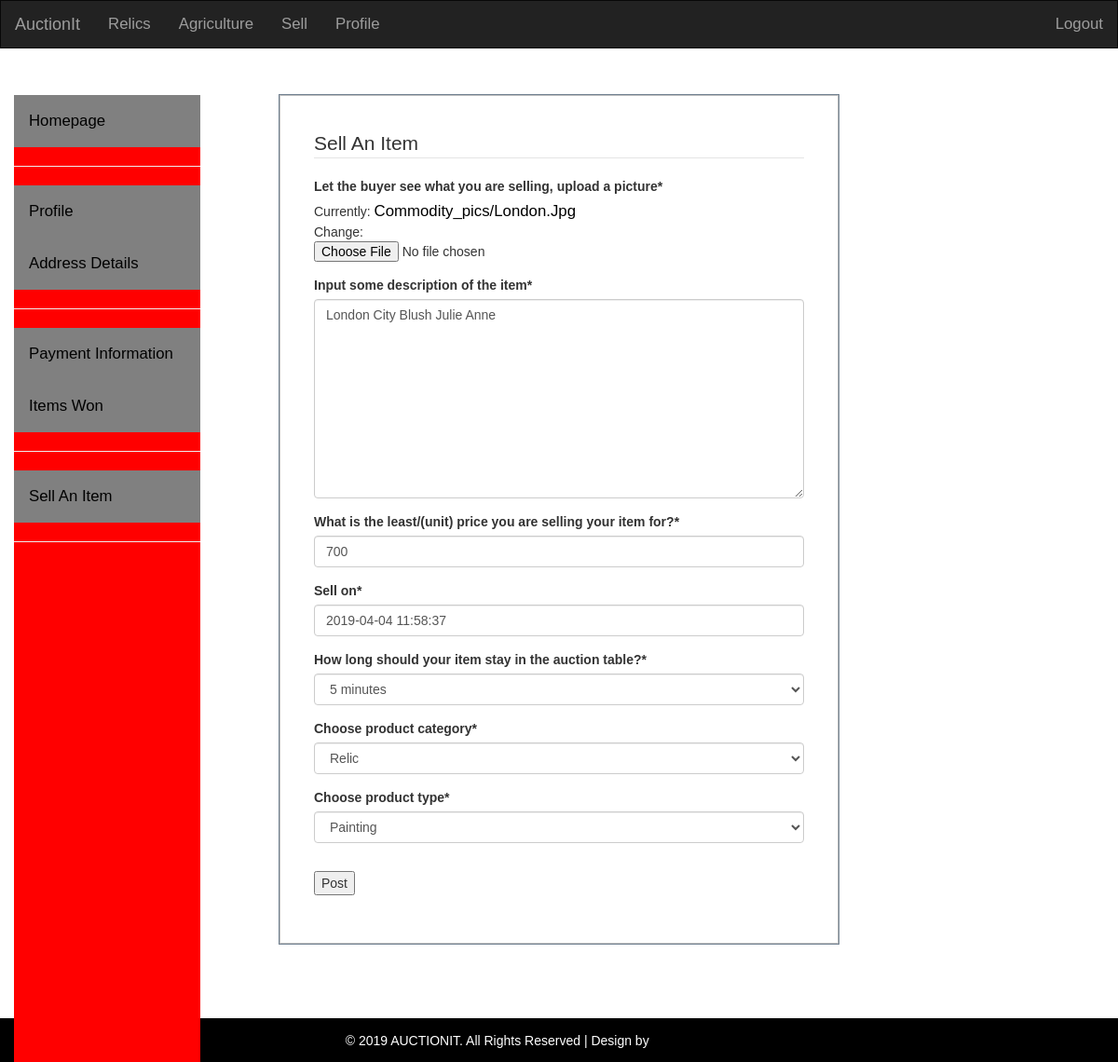
Page /post/22/update/ (signed in) on the earlier database version.
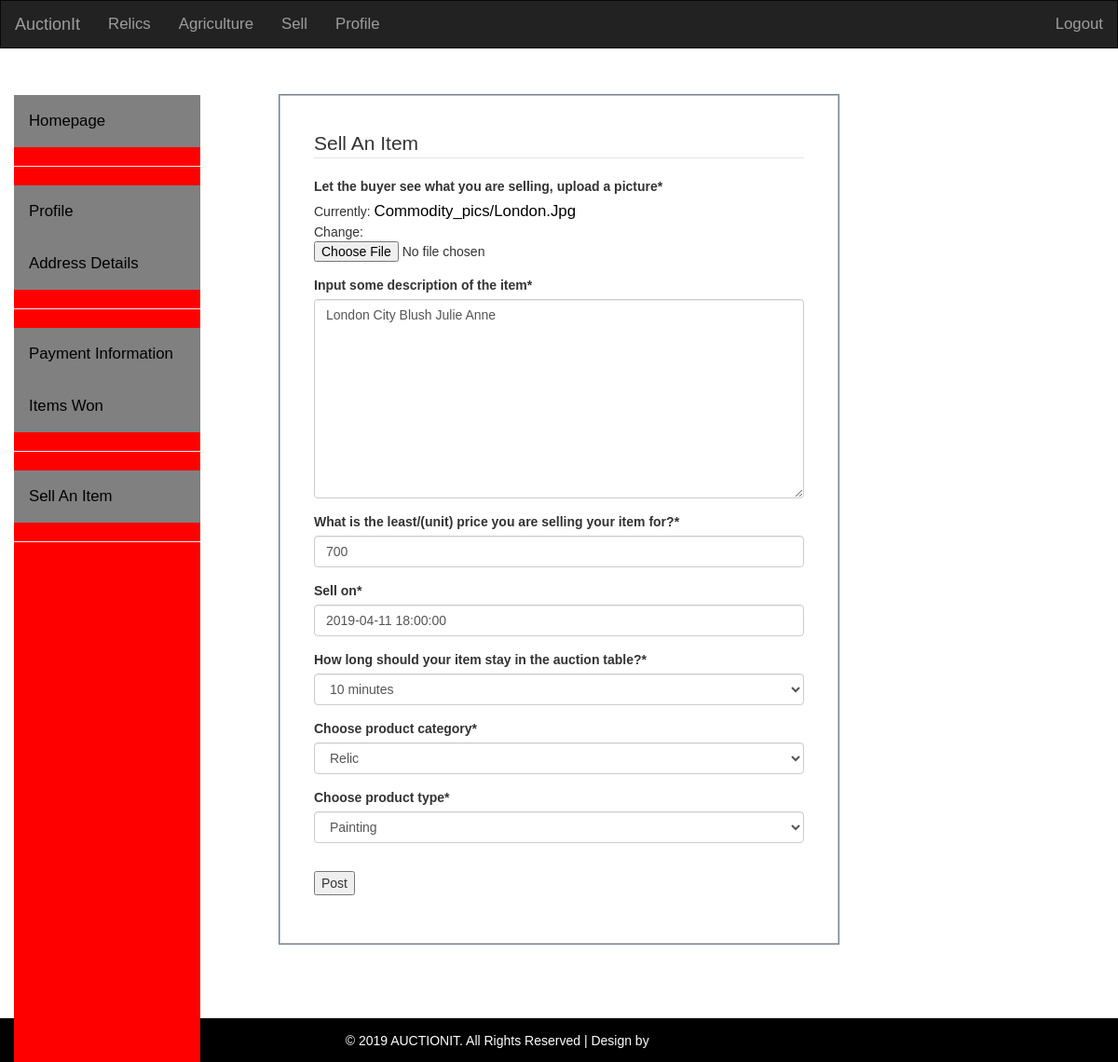
Same page on the later database version.
### market/models.py (models this page shows, shortened)
class Product(models.Model):
    title = models.CharField("Input the title of the Item you are selling", max_length=30)
    description = models.TextField("Input some description of the item", null=False, default='')
    image = models.ImageField("Let the buyer see what you are selling, upload a picture",
                              null=False, default='', upload_to='commodity_pics')
    date_posted = models.DateTimeField(default=timezone.now)
    CATEGORY = (
        ('Relic', 'Relic'),
        ('Agriculture', 'Agriculture')
    )
    TYPE = (
        ('Painting', 'Painting'),
        ('Sculpture', 'Sculpture'),
        ('Book', 'Book'),
        ('Instrument', 'Instrument'),
        ('Milk', 'Milk'),
        ('Tea', 'Tea'),
        ('Maize', 'Maize')
    )
    category = models.CharField("Choose product category", max_length=100, default='Gen', choices=CATEGORY)
    type = models.CharField("Choose product type", max_length=100, default='Painting', choices=TYPE)
    price = models.IntegerField("What is the least/(unit) price you are selling your item for?")
    sell_on = models.DateTimeField(default=timezone.now)
    BID_TIME = (
        ('5', '5 minutes'),
        ('10', '10 minutes'),
        ('30', '30 minutes'),
        ('60', '1 Hour'),
        ('720', '1 month'),
        ('1440', '2 months'),
        ('2160', '3 Months')
    )
    live_time = models.CharField("How long should your item stay in the auction table?", max_length=20, default='5',
                                 choices=BID_TIME
                                 )
    seller = models.ForeignKey(User, on_delete=models.CASCADE, default='2')

### market/classviews.py (the view, shortened to what this page needs)
# urls.py: path('post/<int:pk>/update/', classviews.ProductUpdateView.as_view(), name='product-update'),
class ProductUpdateView(LoginRequiredMixin, UserPassesTestMixin, UpdateView):
    model = Product
    fields = ['image', 'description', 'price', 'sell_on', 'live_time', 'category', 'type']
    def test_func(self):
        post = self.get_object()
        if self.request.user == post.seller:
            return True
        return False

### market/templates/market/product_form.html (shortened to what this page needs)
{% extends 'market/navigation_part.html' %}
{% load static %}
{% load crispy_forms_tags %}
{% block content %}
	<div class="container-fluid">
		<div class="sidebar">
			<a href="{% url 'market-home' %}">Homepage</a>
			<hr>
			<a href="{% url 'profile' %}">Profile</a>
			<a href="{% url 'address' %}">Address details</a>
			<hr>
			<a href="{% url 'account' %}">Payment Information</a>
			<a href="#">Items Won</a>
			<hr>
			<a href="{% url 'product-create' %}">Sell an item</a>
			<hr>
		</div>
	</div>
	<article>
		<div class="media container">
			<form method="POST" enctype="multipart/form-data">
				<fieldset class="form-group">
					<legend class="border-bottom mb-4">Sell An Item</legend>
					{{ form|crispy }}
				</fieldset>
				<div class="form-group">
					<button class="btn-outline-info" type="submit">Post</button>
				</div>
			</form>
		</div>
	</article>
	<br><br> <br><br>
{% endblock content %}

Differences in the rows shown:
changed Product "London City Blush Julie Anne": sell_on "2019-04-04 11:58:37" → "2019-04-11 18:00:00"; live_time "5 minutes" → "10 minutes"
